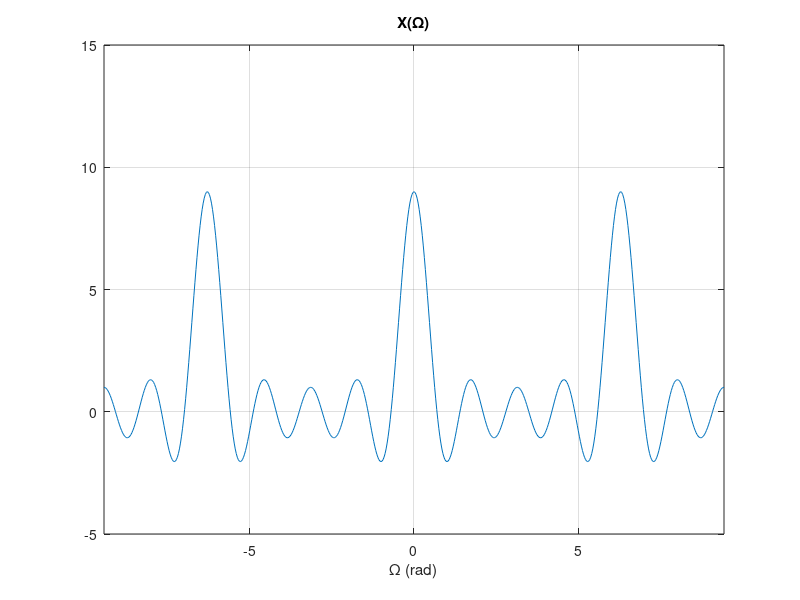

MATLAB code for this plot:
% Script: exdt_3_12b.m
L = 4;                                   % Pulse width
% Create a vector of angular frequencies
Omg = [-3:0.01:3]*pi+0.0001;             % Avoid division by zero
% Compute the transform.
XOmg = sin(Omg*(2*L+1)/2)./sin(Omg/2);   % Eqn. (3.86)
% Graph the transform
plot(Omg,XOmg); grid;
axis([-3*pi,3*pi,-5,15]);
xlabel('\Omega (rad)');
title('X(\Omega)');
